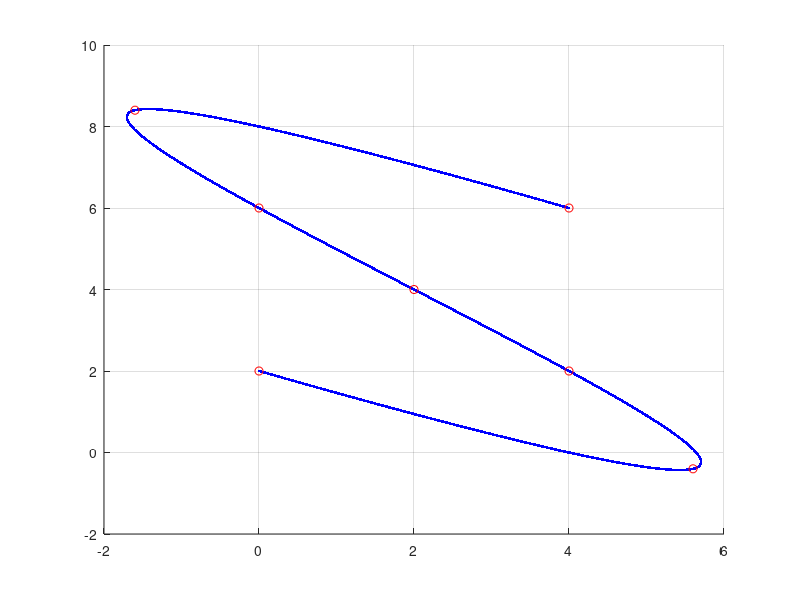

The MATLAB script that drew this image:
clear;%clear for posssible existing variables in the workspace
clc;

%choosing some (reference) values for parameter t
t0=0;%x,y
t1=0.2;%dummy
t2=0.4;%x
t3=0.5;%y
t4=0.6;%x
t5=0.8;%dummy
t6=1;%x,y

T=[t0 t1 t2 t3 t4 t5 t6];

x0=0;
x1=2;
x2=4;

y0=0;
y1=2;
y2=4;
y3=6;
y4=8;

Ax=[1 t0 t0^2 t0^3;...
    1 t2 t2^2 t2^3;...
    1 t4 t4^2 t4^3;...
    1 t6 t6^2 t6^3 ...
   ];
ux=[x0 x2 x0 x2]';
px=Ax\ux;

Ay=[1 t0 t0^2 t0^3;...
    1 t2 t2^2 t2^3;...
    1 t4 t4^2 t4^3;...
    1 t6 t6^2 t6^3 ...
   ];
uy=[y1 y1 y3 y3]';
py=Ay\uy;


N=10^4;
t=linspace(0,1,N);
x=px(1)+px(2)*t+px(3)*t.^2+px(4)*t.^3;
y=py(1)+py(2)*t+py(3)*t.^2+py(4)*t.^3;

X=px(1)+px(2)*T+px(3)*T.^2+px(4)*T.^3;
Y=py(1)+py(2)*T+py(3)*T.^2+py(4)*T.^3;

figure(1);
clf;
hold on;
plot(x,y,'b.-');
plot(X,Y,'ro');
grid on;